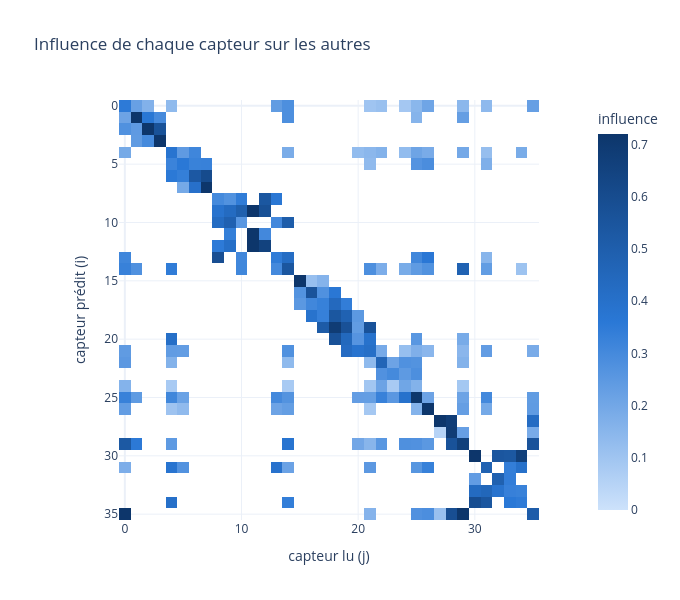

Notebook source saved alongside this figure:
### Markdown cell above
### Pour tous les capteurs
La carte ci-dessous regroupe ces barres pour les 36 capteurs. **Chaque ligne est le graphique précédent** pour un capteur : la ligne i montre sur quels capteurs s'appuie son modèle.

- Plus la case est foncée, plus l'influence est forte.
- Les cases vides sont interdites par le graphe : ces capteurs sont trop loin.
- La diagonale correspond au capteur qui lit son propre passé.

### Code cell
fig = px.imshow(np.where(M > 0, M, np.nan), zmin=0, zmax=np.quantile(M[M > 0], 0.95),
                color_continuous_scale=["#cde2fb", BLEU, "#0d366b"],
                labels={"x": "capteur lu (j)", "y": "capteur prédit (i)", "color": "influence"},
                title="Influence de chaque capteur sur les autres")
fig.update_layout(template="plotly_white", height=600, width=680)
fig.show()

### Figure 1 — Plotly figure (JSON) as saved in the notebook; plotly's stock layout.template omitted (floating-point values rounded to 4 significant figures; data arrays with more than 128 entries replaced by an {"elided": "..."} marker saying what was removed)
{"data": [{"coloraxis": "coloraxis", "hovertemplate": "capteur lu (j): %{x}<br>capteur prédit (i): %{y}<br>influence: %{z}<extra></extra>", "name": "0", "type": "heatmap", "xaxis": "x", "yaxis": "y", "z": {"elided": "36x36 float values"}}], "layout": {"coloraxis": {"cmax": 0.7201, "cmin": 0, "colorbar": {"title": {"text": "influence"}}, "colorscale": [[0, "#cde2fb"], [0.5, "#2a78d6"], [1, "#0d366b"]]}, "height": 600, "title": {"text": "Influence de chaque capteur sur les autres"}, "width": 680, "xaxis": {"anchor": "y", "constrain": "domain", "domain": [0, 1], "scaleanchor": "y", "title": {"text": "capteur lu (j)"}}, "yaxis": {"anchor": "x", "autorange": "reversed", "constrain": "domain", "domain": [0, 1], "title": {"text": "capteur prédit (i)"}}}}
